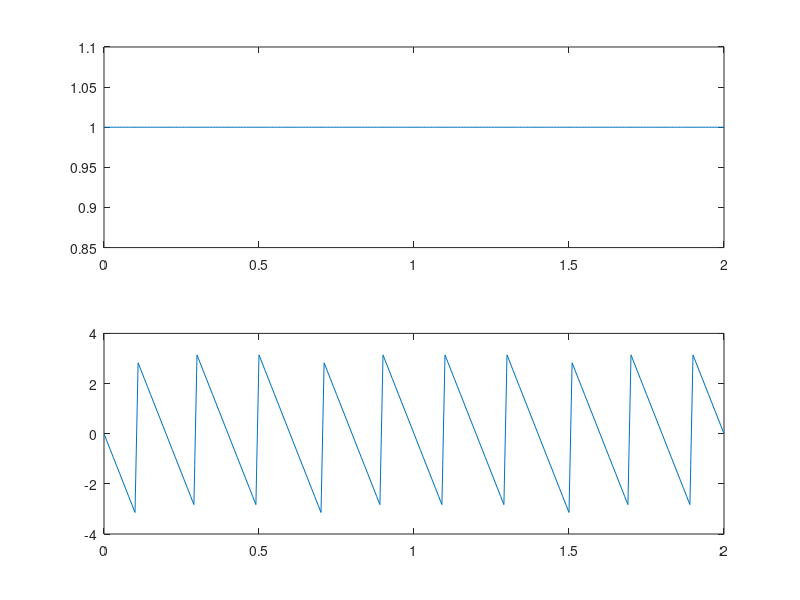

This figure's MATLAB source: (Note: this script raises an error after producing the figure.)
N=10; %N=10
w=0:0.01*pi:2*pi; %successive frequency point
%separation is 0.01pi
dtft=exp(-j.*w.*(N)); %define DTFT function
subplot(2,1,1);
Mag=abs(dtft); %compute magnitude
plot(w./pi,Mag); %plot magnitude
subplot(2,1,2);
Pha=angle(dtft); %compute phase
plot(w./pi,Pha); %plot phase

syms z
F = (11-2*z^(-1)-.96*z^(-2))/(1-.2*z^(-1)-.48*z^(-2));
iztrans(F)